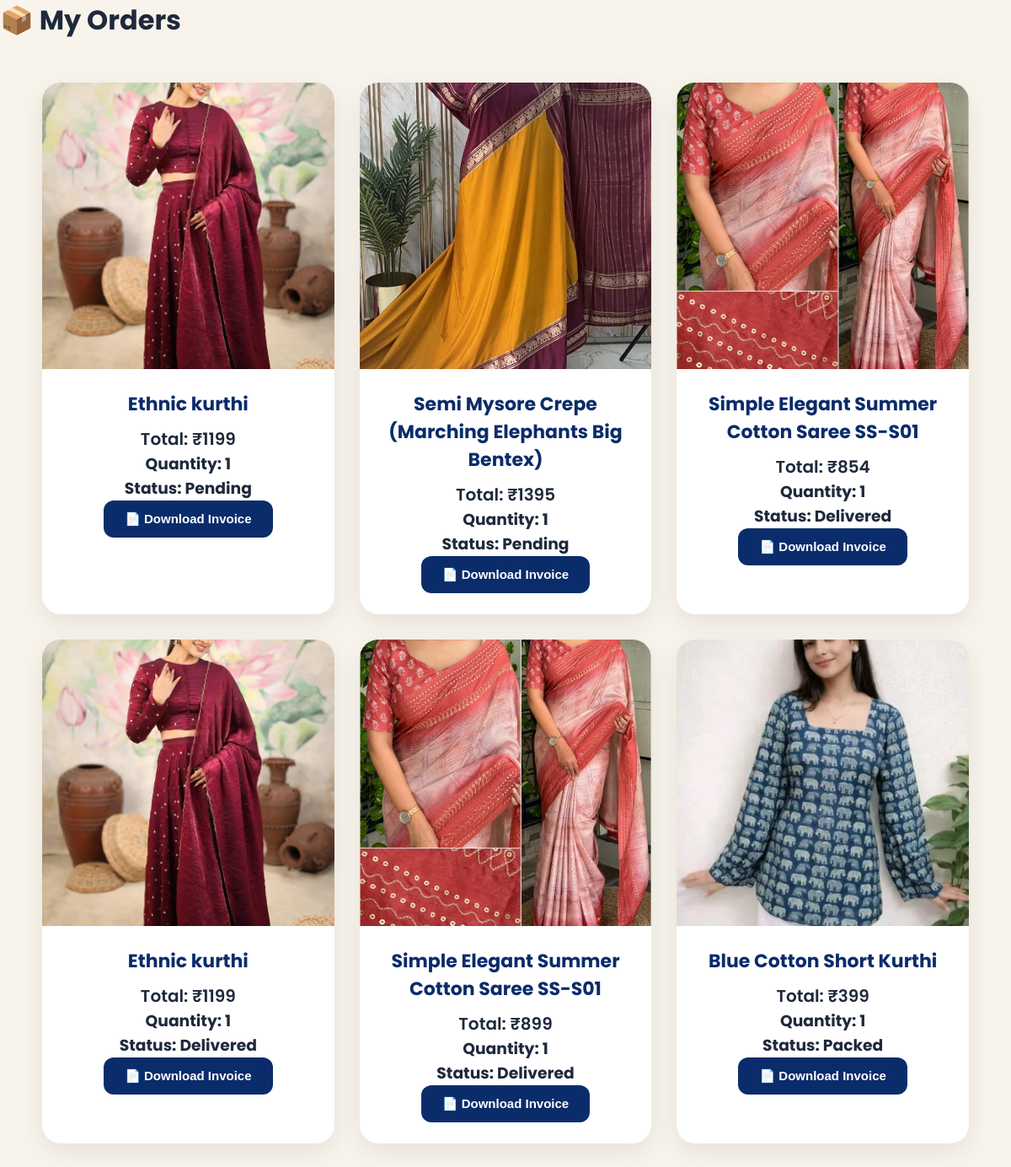
The app's page /my-orders/ (signed in) with its own data.
### store/models.py (models this page shows, shortened)
class Order(models.Model):
    STATUS_CHOICES = (
        ('Pending', 'Pending'),
        ('Packed', 'Packed'),
        ('Shipped', 'Shipped'),
        ('Delivered', 'Delivered'),
    )
    user = models.ForeignKey(
        User,
        on_delete=models.CASCADE
    )
    customer_name = models.CharField(max_length=200)
    phone = models.CharField(max_length=20)
    address = models.TextField()
    city = models.CharField(max_length=100)
    payment_method = models.CharField(max_length=100)
    product = models.ForeignKey(
        Product,
        on_delete=models.CASCADE
    )
    quantity = models.IntegerField()
    total_price = models.IntegerField()
    selected_color = models.CharField(
    max_length=50,
    blank=True,
    null=True
    )
    status = models.CharField(
        max_length=20,
        choices=STATUS_CHOICES,
        default='Pending'
    )

class Product(models.Model):
    product_code = models.CharField(max_length=20)
    name = models.CharField(max_length=200)
    price = models.IntegerField()
    available_colors = models.CharField(
        max_length=200,
        blank=True,
        null=True
    )
    stock = models.IntegerField(default=1)
    image = models.ImageField(
        upload_to='products/'
    )
    description = models.TextField(
        blank=True,
        null=True
    )
    original_price = models.IntegerField(default=0)
    discount_percent = models.IntegerField(default=0)
    category = models.CharField(
        max_length=100,
        choices=CATEGORY_CHOICES
    )

### store/views.py (the view)
# urls.py: path('my-orders/', views.my_orders),
@login_required
def my_orders(request):
    orders = Order.objects.filter(
        user=request.user
    ).order_by('-id')
    return render(request, 'store/my_orders.html', {
        'orders': orders
    })

### store/templates/store/my_orders.html (shortened to what this page needs)
{% load static %}
<!DOCTYPE html>
<html>
<head>
    <link rel="stylesheet" href="{% static 'css/style.css' %}">
</head>
<body>
<h1 class="cart-title">📦 My Orders</h1>
<div class="products">
    {% for order in orders %}
    <div class="card">
        <img src="{{ order.product.image.url }}">
        <h2>{{ order.product.name }}</h2>
        <p>Total: ₹{{ order.total_price }}</p>
        <h3>Quantity: {{ order.quantity }}</h3>
        <h3>Status: {{ order.status }}</h3>
        <a href="/invoice/{{ order.id }}/">
    <button>
        📄 Download Invoice
    </button>
</a>
    </div>
    {% empty %}
    <h2>No Orders Yet 😄</h2>
    {% endfor %}
</div>
</body>
</html>

### store/static/css/style.css (style rules this page uses)
:root { --primary:#0b2c6b; --primary-light:#1f4aa8; --cream:#f8f4ec; --white:#ffffff; --text:#1e293b; --light-text:#64748b; --border:#e5e7eb; --shadow: 0 10px 30px rgba(0,0,0,0.08); --transition:0.3s ease; }
* { margin:0; padding:0; box-sizing:border-box; }
body { font-family:'Poppins',sans-serif; background:var(--cream); color:var(--text); overflow-x:hidden; }
button { background:var(--primary); color:white; border:none; padding:13px 25px; border-radius:12px; cursor:pointer; font-size:15px; font-weight:600; transition:var(--transition); }
.products { display:grid; grid-template-columns:repeat(auto-fit,minmax(280px,1fr)); gap:30px; padding:50px; }
.card { background:white; border-radius:22px; overflow:hidden; box-shadow:var(--shadow); transition:var(--transition); text-align:center; padding-bottom:25px; }
.card img { width:100%; height:340px; object-fit:cover; }
.card h2 { font-size:22px; color:var(--primary); margin-top:18px; padding:0 10px; }
.card p { margin-top:10px; font-size:20px; font-weight:600; }

### records on screen
Order: product.image (picture), product.name "Ethnic kurthi", total_price "1199", quantity "1", status "Pending"
Order: product.image (picture), product.name "Semi Mysore Crepe (Marching Elephants Big Bentex)", total_price "1395", quantity "1", status "Pending"
Order: product.image (picture), product.name "Simple Elegant Summer Cotton Saree SS-S01", total_price "854", quantity "1", status "Delivered"
Order: product.image (picture), product.name "Ethnic kurthi", total_price "1199", quantity "1", status "Delivered"
Order: product.image (picture), product.name "Simple Elegant Summer Cotton Saree SS-S01", total_price "899", quantity "1", status "Delivered"
Order: product.image (picture), product.name "Blue Cotton Short Kurthi", total_price "399", quantity "1", status "Packed"
